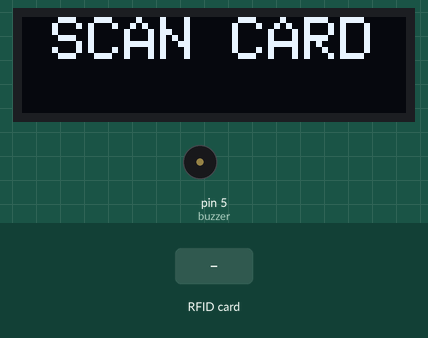
Bench run of a sketch on a simulated Arduino Uno, built with avr-gcc and run on an emulated ATmega328P. On the bench: 128×32 one-colour display, buzzer (waves = sounding). Inputs (shaded band) come from the test bench. What the sketch prints to the serial monitor is not drawn.

Above: at 1.3 s.
1.4 s: RFID card D4 7C 93 29 held to the reader
At 2.3 s:
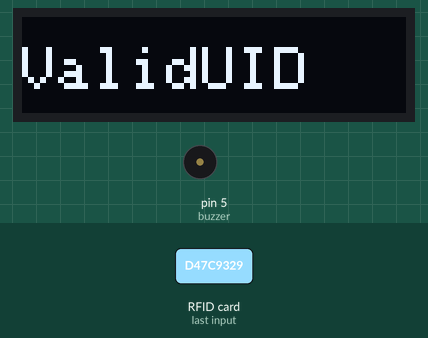
4.4 s: RFID card F3 08 E9 94 held to the reader
At 7.2 s:
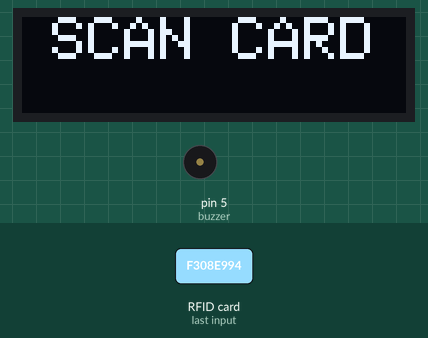
7.4 s: RFID card C3 60 B1 12 held to the reader
At 8.1 s:
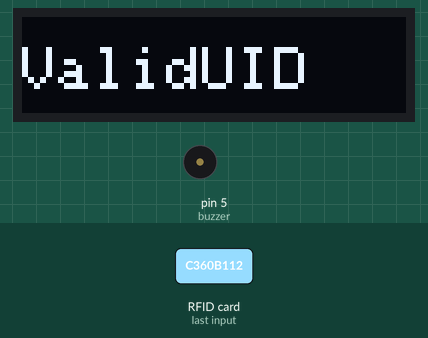
10.4 s: RFID card 5E 7A 19 C4 held to the reader
At 12.9 s:
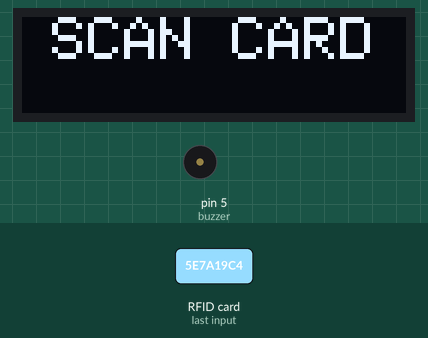
13.4 s: RFID card D4 7C 93 29 held to the reader
At 14.4 s:
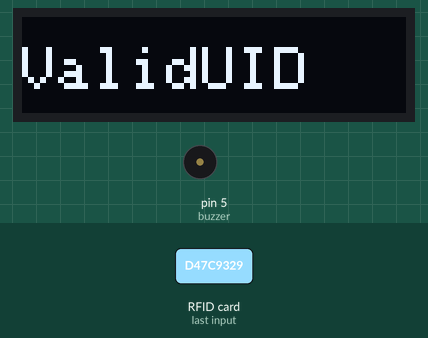
Timing chart, 0 to 16.4 s (numbered marks = the images above; inputs shaded):
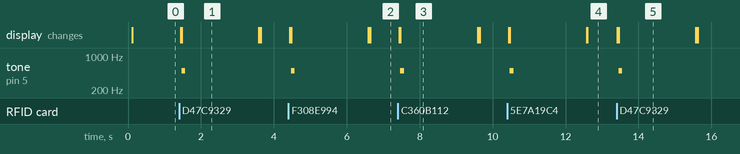

Measured:
- after the input at 1.4 s, tone on pin 5 (buzzer): silent → 500 Hz after 0.07 s, → silent 0.10 s later; the display: first changes at once (image 1 shows a later state)
- after the input at 4.4 s, tone on pin 5 (buzzer): silent → 500 Hz after 0.07 s, → silent 0.10 s later; the display: first changes at once (image 2 shows a later state)
- after the input at 7.4 s, tone on pin 5 (buzzer): silent → 500 Hz after 0.07 s, → silent 0.10 s later; the display: first changes at once (image 3 shows a later state)
- after the input at 10.4 s, tone on pin 5 (buzzer): silent → 500 Hz after 0.07 s, → silent 0.10 s later; the display: first changes at once (image 4 shows a later state)
- after the input at 13.4 s, tone on pin 5 (buzzer): silent → 500 Hz after 0.05 s, → silent 0.10 s later; the display: first changes at once (image 5 shows a later state)
- what the display in image 1 shows lasts 2.1 s, from 1.5 s to 3.6 s

The sketch:

Task2.ino
```cpp
#include <Adafruit_GFX.h>                 //Library for OLED to display on the hardware
#include <Adafruit_SSD1306.h>             //Library for the 4pin OLED for monochrome 128x32 pixels
#include <MFRC522.h>                      //Library for MFRC522 sensing module
#include <SPI.h>                          //Library for the Serial Peripheral Interface (SPI) bus

//Display Settings
#define OLED_RESET 4
Adafruit_SSD1306 display(OLED_RESET);     //Intailises OLED reset signal to Pin A4

#define buzzer          5                 //Intailises buzzer signal to Pin 5
#define greenLED        6                 //Intailises Green LED signal to Pin 6
#define redLED          7                 //Intailises Red LED signal to Pin 7
#define RST_PIN         8                 //Intailises MFRC522 Reset signal to Pin 8
#define SS_PIN          10                //Intailises MFRC522 Serial data signal to Pin 10

MFRC522 mfrc522(SS_PIN, RST_PIN);         //Creates instance for the MFRC522
MFRC522::MIFARE_Key key;                  //Creates instance Key for card authentication

String UID;                               //String that stores the RFID Tag's UID
String Name;                              //String that stores the RFID Tag's Name
String Role;                              //String that stores the RFID Tag's Role

byte sector         = 12;                 //Sector 12 holds the desired data
byte nameBlock      = 48;                 //Block 48 stores the name as Hexadecimal bytes
byte roleBlock      = 49;                 //Block 49 stores the role as Hexadecimal bytes
byte trailerBlock   = 51;                 //Trailer block 51 needed for authenitication

byte buffer[15];                          //Defined the buffer variable
byte size = sizeof(buffer);               //Defines the size of the buffer

void setup() {
//This Initialies serial communications with the PC
  Serial.begin(9600);
  // Does nothing if no serial port is opened
  while (!Serial);
  //Initlialises the Serial Peripheral Interface (SPI) bus
  SPI.begin();
  //Initialises the MFRC522
  mfrc522.PCD_Init();

  //Initialises the OLED
  display.begin(SSD1306_SWITCHCAPVCC, 0x3C);
  display.clearDisplay();
  display.display();
  //Begins with "SCAN CARD" displayed on screen
  Default();

  //Key A defined for card authentication
  //Password: FF FF FF FF AA 13
  key.keyByte[0] = 0xFF ;
  key.keyByte[1] = 0xFF ;
  key.keyByte[2] = 0xFF ;
  key.keyByte[3] = 0xFF ;
  key.keyByte[4] = 0xAA ;
  key.keyByte[5] = 0x13 ;

}

void loop() {
	//This resets the loop if no new cards were present on the MFRC522 reader (saves the entire process when idle).
	if ( ! mfrc522.PICC_IsNewCardPresent()) {
		return;
	}

	// Select one of the tags
	if ( ! mfrc522.PICC_ReadCardSerial()) {
		return;
	}

//Converting UID to Hex
  String content= "";
  byte letter;
  for (byte i = 0; i < mfrc522.uid.size; i++)
  {
     Serial.print(mfrc522.uid.uidByte[i] < 0x10 ? " 0" : " ");
     Serial.print(mfrc522.uid.uidByte[i], HEX);
     content.concat(String(mfrc522.uid.uidByte[i] < 0x10 ? " 0" : " "));
     content.concat(String(mfrc522.uid.uidByte[i], HEX));
  }

    //Declares the variable to compare MFRC522 to the status
    MFRC522::StatusCode status;
    //Displays the PICC type data of the card
    dump_byte_array(mfrc522.uid.uidByte, mfrc522.uid.size);
    //MFRC522::PICC_Type piccType = mfrc522.PICC_GetType(mfrc522.uid.sak);

 content.toUpperCase();
  //If the MFRC522 recieves a UID from an RFID tag this conditional statement commences...
  if(content.substring(1)!=UID){
    //Erases the content in the OLED
     erase();
     //Stores the UID from the tag to the string
     UID=content.substring(1);
     //Authenticates the PICC data from the scanned card by the comparing the sector trailor using key A
     status = (MFRC522::StatusCode) mfrc522.PCD_Authenticate(MFRC522::PICC_CMD_MF_AUTH_KEY_A, trailerBlock, &key, &(mfrc522.uid));
     //If the data presented an invalid status then the tag is presetended as invalid
    if (status != MFRC522::STATUS_OK) {
      //OLED presents the tag's UID and the text INVALID
      Invalid();
    }else{
      //If the data presented an valid status then the OLED presents Valid
      ValidUID();
      delay(2000);
      //Distinguishes whehter the tag is the Guest, Stranger, Housekeeping and Room Service based on the UID
      if(UID == "D4 7C 93 29" || UID =="F3 08 E9 94"||UID =="C3 60 B1 12"||UID =="93 59 66 12") {
        //Reads the written data blocks within sector 12 for each valid tag
        ReadData();
      }
    }
  }
  //Each scanned ID tags eventually reverts back to the original "SCAN CARD" display on the OLED
  Default();
}

//Reads the data from the Mifare Classic 1K Card
  void ReadData() {
    //Recieves the UID in block 0 to be presented on the OLED
    printUID();
    //Receives the Hex to ASCII databytes from block 48 (Name) to be presented on the OLED
    getName();
    //Recieves the Hex to ASCII databyes from block 49 (Role) to be presented on OLED
    getRole();
  }

//Receieves the Hexadecimal from the selected block
  void dump_byte_array(byte *buffer, byte bufferSize)
  {
    for (byte i = 0; i < bufferSize; i++) {
        String stringOne = String(buffer[i],HEX);
    }
  }

  //Converts the Hexadecimal from the selected block to ASCII value
  String dump_byte_array_string(byte *buffer, byte bufferSize) {
    String stringOne;
    for (byte i = 0; i < bufferSize; i++) {
         stringOne.concat((char)buffer[i]);
    }
    return stringOne;
  }

  void getName()
  {
    //This reads the bytes within the name block (sector 48)
    mfrc522.MIFARE_Read(nameBlock, buffer, &size);
    //Stores the ASCII value into "Name" as a string variable from the function
    Name = dump_byte_array_string(buffer, 16);
    //Calls the function that presents the name on the OLED
    printName();
  }

  void getRole()
  {
    //This reads the bytes within the role block (sector 49)
    mfrc522.MIFARE_Read(roleBlock, buffer, &size);
    //Stores the ASCII value into "Role" as a string variable from the function
    Role = dump_byte_array_string(buffer, 16);
     //Calls the function that presents the "Role" on the OLED
    printRole();
  }

 void ValidUID(){
    //Signals the tag is Valid with a green LED (turns off red LED)
    digitalWrite(redLED, LOW);
    digitalWrite(greenLED, HIGH);
    //Function presents "ValidUID" on the OLED
    display.clearDisplay();
    display.display();
    display.setTextColor(WHITE);
    display.setTextSize(2);
    display.setCursor(0,10);
    display.print("ValidUID");
    display.display();
    //Follows the "ValidUID" buzzer sound for a valid tag
    tone(buzzer, 500);
    delay(100);
    noTone(buzzer);
  }

  void Invalid(){
    //Signals the tag is invalid with the red LED (turns off green LED)
    digitalWrite(redLED, HIGH);
    digitalWrite(greenLED, LOW);
    //Prints the UID on the OLED
    printUID();
    //Displays the text "InValidUID" on the OLED
    display.clearDisplay();
    display.display();
    display.setTextColor(WHITE);
    display.setTextSize(2);
    display.setCursor(0,10);
    display.print("InvalidUID");
    display.display();
    //Follows the "invalid" buzzer sound for an Invalid tag
    tone(buzzer, 300);
    delay(1000);
    noTone(buzzer);
  }

  //Displays the original Text "SCAN CARD"
  void Default()
  {
    display.clearDisplay();
    display.display();
    display.setTextColor(WHITE);
    display.setTextSize(2);
    display.setCursor(10,0);
    display.print("SCAN CARD");
    display.display();
  }

  //Function prints the block 0 (UID) on the OLED
  void printUID()
  {
    //Displays the text "UID: "
    display.setTextColor(WHITE);
    display.setTextSize(1);
    display.setCursor(0,0);
    display.print("UID: ");
    //Presents the recieved "UID" as a string
    display.setCursor(30,0);
    display.print(UID);
    display.display();
  }

  //Function prints the Hex to ASCII databyes from block 48 (Name) on the OLED
  void printName()
  {
    //Displays the text "Name: "
    display.setTextColor(WHITE);
    display.setTextSize(1);
    display.setCursor(0,10);
    display.print("Name: ");
    //Presents the recieved "name" as a string
    display.setCursor(30,10);
    display.print(Name);
    display.display();
  }

  //Function prints the Hex to ASCII databyes from block 49 (Role) the on OLED
   void printRole()
  {
   //Displays the text "Role: "
    display.setTextColor(WHITE);
    display.setTextSize(1);
    display.setCursor(0,20);
    display.print("Role: ");
    //Presents the recieved "role" as a string
    display.setCursor(30,20);
    display.print(Role);
    display.display();
  }

 //Function erases all the contents in the OLED
  void erase()
  {
    display.clearDisplay();
    display.setTextColor(BLACK);
    display.setTextSize(1);
    display.setCursor(30,20);
    //Erases the UID string
    display.print(UID);
    //Erases the "Name" string
    display.print(Name);
    //Erases the "Role" string
    display.print(Role);
    display.display();
  }
```
